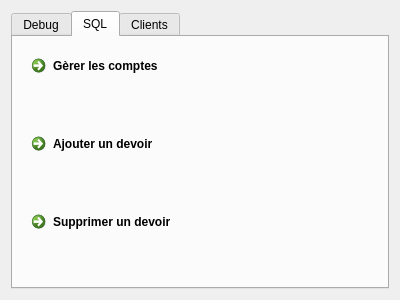
<?xml version="1.0" encoding="UTF-8"?>
<ui version="4.0">
 <class>FenPrincipale</class>
 <widget class="QWidget" name="FenPrincipale">
  <property name="geometry">
   <rect>
    <x>0</x>
    <y>0</y>
    <width>400</width>
    <height>300</height>
   </rect>
  </property>
  <property name="windowTitle">
   <string>FenPrincipale</string>
  </property>
  <layout class="QVBoxLayout" name="verticalLayout">
   <item>
    <widget class="QTabWidget" name="tabWidget">
     <property name="currentIndex">
      <number>1</number>
     </property>
     <widget class="QWidget" name="tab">
      <attribute name="title">
       <string>Debug</string>
      </attribute>
      <layout class="QVBoxLayout" name="verticalLayout_4">
       <item>
        <widget class="QPlainTextEdit" name="DebugConsole"/>
       </item>
      </layout>
     </widget>
     <widget class="QWidget" name="tab_2">
      <attribute name="title">
       <string>SQL</string>
      </attribute>
      <layout class="QVBoxLayout" name="verticalLayout_2">
       <item>
        <widget class="QCommandLinkButton" name="gestionAccount">
         <property name="text">
          <string>Gèrer les comptes</string>
         </property>
        </widget>
       </item>
       <item>
        <widget class="QCommandLinkButton" name="addHomework">
         <property name="text">
          <string>Ajouter un devoir</string>
         </property>
        </widget>
       </item>
       <item>
        <widget class="QCommandLinkButton" name="removeHomework">
         <property name="text">
          <string>Supprimer un devoir</string>
         </property>
        </widget>
       </item>
      </layout>
     </widget>
     <widget class="QWidget" name="tab_3">
      <attribute name="title">
       <string>Clients</string>
      </attribute>
      <layout class="QVBoxLayout" name="verticalLayout_3">
       <item>
        <widget class="QTableView" name="clients"/>
       </item>
      </layout>
     </widget>
    </widget>
   </item>
  </layout>
 </widget>
 <layoutdefault spacing="6" margin="11"/>
 <resources/>
 <connections/>
</ui>
